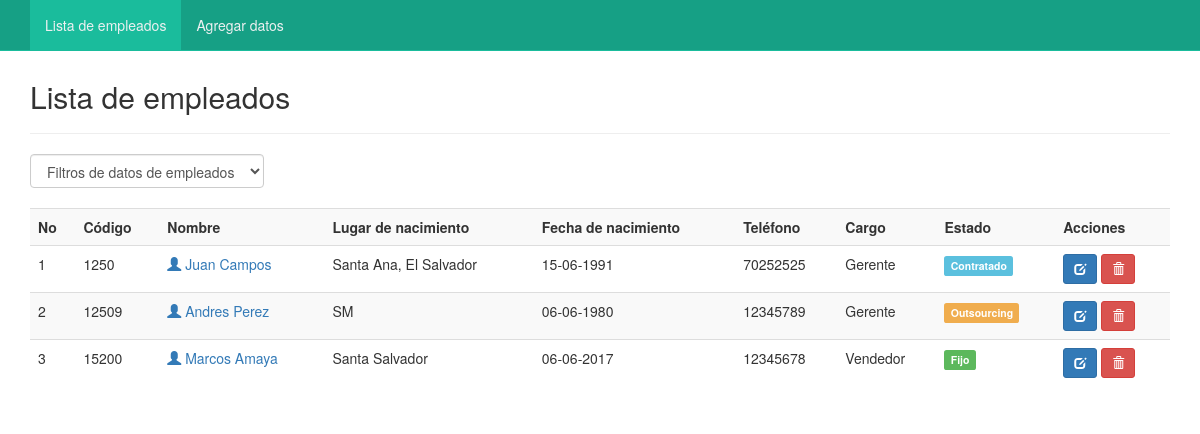
The page /empleados/index.php on the database its author committed.
### tables this page shows
CREATE TABLE `empleados` (
  `codigo` varchar(10) NOT NULL,
  `nombres` varchar(50) NOT NULL,
  `lugar_nacimiento` varchar(30) NOT NULL,
  `fecha_nacimiento` varchar(30) NOT NULL,
  `direccion` varchar(50) NOT NULL,
  `telefono` varchar(10) NOT NULL,
  `puesto` varchar(15) NOT NULL,
  `estado` int(11) NOT NULL
);

### empleados/index.php (the view, shortened to what this page needs)
<?php
include("conexion.php");
?>
<!DOCTYPE html>
<html lang="es">
<head>
	<link href="css/bootstrap.min.css" rel="stylesheet">
	<link href="css/style_nav.css" rel="stylesheet">
</head>
<body>
	<nav class="navbar navbar-default navbar-fixed-top">
		<?php include('nav.php');?>
	</nav>
	<div class="container">
		<div class="content">
			<h2>Lista de empleados</h2>
			<hr />
			<form class="form-inline" method="get">
				<div class="form-group">
					<select name="filter" class="form-control" onchange="form.submit()">
						<option value="0">Filtros de datos de empleados</option>
						<?php $filter = (isset($_GET['filter']) ? strtolower($_GET['filter']) : NULL);  ?>
					</select>
				</div>
			</form>
			<br />
			<div class="table-responsive">
			<table class="table table-striped table-hover">
				<tr>
                    <th>No</th>
					<th>Código</th>
					<th>Nombre</th>
                    <th>Lugar de nacimiento</th>
                    <th>Fecha de nacimiento</th>
					<th>Teléfono</th>
					<th>Cargo</th>
					<th>Estado</th>
                    <th>Acciones</th>
				</tr>
				<?php
				if($filter){
					$sql = mysqli_query($con, "SELECT * FROM empleados WHERE estado='$filter' ORDER BY codigo ASC");
				}else{
					$sql = mysqli_query($con, "SELECT * FROM empleados ORDER BY codigo ASC");
				}
				if(mysqli_num_rows($sql) == 0){
					echo '<tr><td colspan="8">No hay datos.</td></tr>';
				}else{
					$no = 1;
					while($row = mysqli_fetch_assoc($sql)){
						echo '
						<tr>
							<td>'.$no.'</td>
							<td>'.$row['codigo'].'</td>
							<td><a href="profile.php?nik='.$row['codigo'].'"><span class="glyphicon glyphicon-user" aria-hidden="true"></span> '.$row['nombres'].'</a></td>
                            <td>'.$row['lugar_nacimiento'].'</td>
                            <td>'.$row['fecha_nacimiento'].'</td>
							<td>'.$row['telefono'].'</td>
                            <td>'.$row['puesto'].'</td>
							<td>';
							if($row['estado'] == '1'){
								echo '<span class="label label-success">Fijo</span>';
							}
                            else if ($row['estado'] == '2' ){
								echo '<span class="label label-info">Contratado</span>';
							}
                            else if ($row['estado'] == '3' ){
								echo '<span class="label label-warning">Outsourcing</span>';
							}
						echo '
							</td>
							<td>
								<a href="edit.php?nik='.$row['codigo'].'" title="Editar datos" class="btn btn-primary btn-sm"><span class="glyphicon glyphicon-edit" aria-hidden="true"></span></a>
								<a href="index.php?aksi=delete&nik='.$row['codigo'].'" title="Eliminar" onclick="return confirm(\'Esta seguro de borrar los datos '.$row['nombres'].'?\')" class="btn btn-danger btn-sm"><span class="glyphicon glyphicon-trash" aria-hidden="true"></span></a>
							</td>
						</tr>
						';
						$no++;
					}
				}
				?>
			</table>
			</div>
		</div>
	</div>
</body>
</html>

### empleados/nav.php (shortened to what this page needs)
<div class="container">
		<div id="navbar" class="navbar-collapse collapse">
			<ul class="nav navbar-nav ">
				<li class="active"><a href="index.php">Lista de empleados</a></li>
				<li><a href="add.php">Agregar datos</a></li>
			</ul>
		</div>
</div>

### empleados/css/style_nav.css (style rules this page uses)
.navbar-default { background-color: #16a085; border-color: #1abc9c; }
.navbar-default .navbar-nav > li > a { color: #ecf0f1; }
.navbar-default .navbar-nav > .active > a, .navbar-default .navbar-nav > .active > a:hover, .navbar-default .navbar-nav > .active > a:focus { color: #ecf0f1; background-color: #1abc9c; }
.navbar-default .navbar-collapse, .navbar-default .navbar-form { border-color: #ecf0f1; }

### empleados/index.php (style rules this page uses)
.content { margin-top: 80px; }

### rows shown on the page
empleados: codigo "1250", nombres "Juan Campos", lugar_nacimiento "Santa Ana, El Salvador", fecha_nacimiento "15-06-1991", telefono "70252525", puesto "Gerente", estado "Contratado"
empleados: codigo "12509", nombres "Andres Perez", lugar_nacimiento "SM", fecha_nacimiento "06-06-1980", telefono "12345789", puesto "Gerente", estado "Outsourcing"
empleados: codigo "15200", nombres "Marcos Amaya", lugar_nacimiento "Santa Salvador", fecha_nacimiento "06-06-2017", telefono "12345678", puesto "Vendedor", estado "Fijo"
